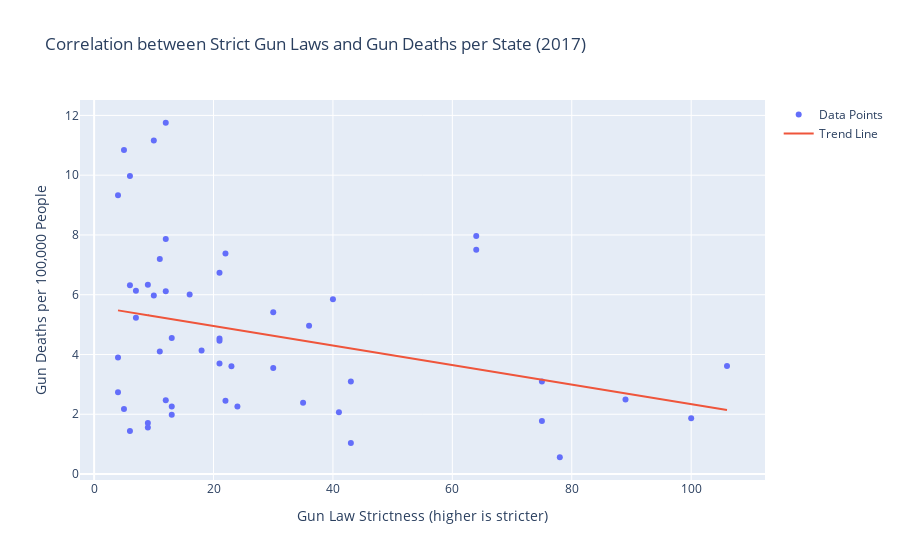

Notebook source saved alongside this figure:
### Code cell
import pandas as pd
import plotly.graph_objects as go
import statsmodels.api as sm

# Load the datasets
df_guns = pd.read_csv('gun-violence-data_01-2013_03-2018.csv')
df_laws = pd.read_csv('raw_data.csv')
df_statepop = pd.read_csv('nst-est2019-alldata.csv')

# Map FIPS codes to state names
fips_to_state = {
    1: 'Alabama', 2: 'Alaska', 4: 'Arizona', 5: 'Arkansas', 6: 'California', 8: 'Colorado',
    9: 'Connecticut', 10: 'Delaware', 11: 'District of Columbia', 12: 'Florida', 13: 'Georgia',
    15: 'Hawaii', 16: 'Idaho', 17: 'Illinois', 18: 'Indiana', 19: 'Iowa', 20: 'Kansas',
    21: 'Kentucky', 22: 'Louisiana', 23: 'Maine', 24: 'Maryland', 25: 'Massachusetts',
    26: 'Michigan', 27: 'Minnesota', 28: 'Mississippi', 29: 'Missouri', 30: 'Montana',
    31: 'Nebraska', 32: 'Nevada', 33: 'New Hampshire', 34: 'New Jersey', 35: 'New Mexico',
    36: 'New York', 37: 'North Carolina', 38: 'North Dakota', 39: 'Ohio', 40: 'Oklahoma',
    41: 'Oregon', 42: 'Pennsylvania', 44: 'Rhode Island', 45: 'South Carolina', 46: 'South Dakota',
    47: 'Tennessee', 48: 'Texas', 49: 'Utah', 50: 'Vermont', 51: 'Virginia', 53: 'Washington',
    54: 'West Virginia', 55: 'Wisconsin', 56: 'Wyoming', 72: 'Puerto Rico'
}

# Replace FIPS codes with state names in population dataset
df_statepop['state'] = df_statepop['STATE'].astype(int).map(fips_to_state)

# Filter gun deaths to only include 2017 data
df_guns['date'] = pd.to_datetime(df_guns['date'])
df_guns_2017 = df_guns[df_guns['date'].dt.year == 2017]

# Filter necessary columns
df_guns_2017 = df_guns_2017[['state', 'n_killed']]
df_laws_2017 = df_laws[df_laws['year'] == 2017]
df_statepop = df_statepop[['state', 'POPESTIMATE2017']]

# Ensure state columns are strings for merging
df_guns_2017['state'] = df_guns_2017['state'].astype(str)
df_laws_2017['state'] = df_laws_2017['state'].astype(str)
df_statepop['state'] = df_statepop['state'].astype(str)

# Calculate total gun deaths per state
df_gun_deaths_2017 = df_guns_2017.groupby('state').sum().reset_index()

# Rename columns for consistency
df_statepop = df_statepop.rename(columns={'POPESTIMATE2017': 'population'})

# Merge gun deaths with population data
df_merged_2017 = pd.merge(df_gun_deaths_2017, df_statepop, on='state', how='left')

# Check for missing values after merging
print("After merging with population data:")
print(df_merged_2017.isnull().sum())

# Calculate gun deaths per capita
df_merged_2017['deaths_per_capita'] = df_merged_2017['n_killed'] / df_merged_2017['population'] * 100000  # per 100,000 people

# Merge with gun law strictness
df_final_2017 = pd.merge(df_merged_2017, df_laws_2017[['state', 'lawtotal']], on='state', how='left')

# Check for missing values after merging
print("After merging with gun law strictness:")
print(df_final_2017.isnull().sum())

# Remove rows with NaNs if any
df_final_2017.dropna(subset=['lawtotal', 'deaths_per_capita'], inplace=True)

# Fit a regression line
X = df_final_2017['lawtotal']
y = df_final_2017['deaths_per_capita']
X = sm.add_constant(X)  # Adds a constant term to the predictor
model = sm.OLS(y, X).fit()
df_final_2017['trend'] = model.predict(X)

# Create scatter plot with trend line
fig = go.Figure()

# Scatter plot
fig.add_trace(go.Scatter(
    x=df_final_2017['lawtotal'],
    y=df_final_2017['deaths_per_capita'],
    mode='markers',
    text=df_final_2017['state'],
    name='Data Points'
))

# Trend line
fig.add_trace(go.Scatter(
    x=df_final_2017['lawtotal'],
    y=df_final_2017['trend'],
    mode='lines',
    name='Trend Line'
))

fig.update_layout(
    title='Correlation between Strict Gun Laws and Gun Deaths per State (2017)',
    xaxis_title='Gun Law Strictness (higher is stricter)',
    yaxis_title='Gun Deaths per 100,000 People',
    showlegend=True
)

fig.show()

### Figure 1 — Plotly figure (JSON) as saved in the notebook; plotly's stock layout.template omitted (floating-point values rounded to 4 significant figures)
{"data": [{"mode": "markers", "name": "Data Points", "text": ["Alabama", "Alaska", "Arizona", "Arkansas", "California", "Colorado", "Connecticut", "Delaware", "Florida", "Georgia", "Hawaii", "Idaho", "Illinois", "Indiana", "Iowa", "Kansas", "Kentucky", "Louisiana", "Maine", "Maryland", "Massachusetts", "Michigan", "Minnesota", "Mississippi", "Missouri", "Montana", "Nebraska", "Nevada", "New Hampshire", "New Jersey", "New Mexico", "New York", "North Carolina", "North Dakota", "Ohio", "Oklahoma", "Oregon", "Pennsylvania", "Rhode Island", "South Carolina", "South Dakota", "Tennessee", "Texas", "Utah", "Vermont", "Virginia", "Washington", "West Virginia", "Wisconsin", "Wyoming"], "type": "scatter", "x": [10, 4, 11, 11, 106, 30, 89, 40, 21, 6, 78, 4, 64, 12, 24, 7, 7, 12, 12, 64, 100, 21, 41, 5, 6, 4, 22, 21, 9, 75, 10, 75, 30, 13, 16, 9, 35, 36, 43, 12, 5, 22, 18, 13, 6, 13, 43, 21, 23, 9], "y": [11.16, 9.328, 4.103, 7.197, 3.615, 3.546, 2.491, 5.853, 4.532, 6.321, 0.5616, 2.736, 7.505, 6.113, 2.26, 5.226, 6.132, 11.75, 2.473, 7.968, 1.866, 3.7, 2.066, 10.84, 9.973, 3.896, 2.453, 6.734, 1.705, 3.095, 5.976, 1.771, 5.415, 1.987, 6.004, 6.334, 2.389, 4.966, 1.042, 7.867, 2.177, 7.378, 4.131, 2.257, 1.442, 4.549, 3.098, 4.458, 3.61, 1.555]}, {"mode": "lines", "name": "Trend Line", "type": "scatter", "x": [10, 4, 11, 11, 106, 30, 89, 40, 21, 6, 78, 4, 64, 12, 24, 7, 7, 12, 12, 64, 100, 21, 41, 5, 6, 4, 22, 21, 9, 75, 10, 75, 30, 13, 16, 9, 35, 36, 43, 12, 5, 22, 18, 13, 6, 13, 43, 21, 23, 9], "y": [5.28, 5.476, 5.247, 5.247, 2.14, 4.626, 2.696, 4.299, 4.92, 5.411, 3.056, 5.476, 3.514, 5.214, 4.822, 5.378, 5.378, 5.214, 5.214, 3.514, 2.336, 4.92, 4.266, 5.443, 5.411, 5.476, 4.887, 4.92, 5.313, 3.154, 5.28, 3.154, 4.626, 5.182, 5.084, 5.313, 4.462, 4.43, 4.201, 5.214, 5.443, 4.887, 5.018, 5.182, 5.411, 5.182, 4.201, 4.92, 4.855, 5.313]}], "layout": {"autosize": true, "showlegend": true, "title": {"text": "Correlation between Strict Gun Laws and Gun Deaths per State (2017)"}, "xaxis": {"autorange": true, "range": [-2.065, 112.1], "title": {"text": "Gun Law Strictness (higher is stricter)"}, "type": "linear"}, "yaxis": {"autorange": true, "range": [-0.362, 12.68], "title": {"text": "Gun Deaths per 100,000 People"}, "type": "linear"}}}
